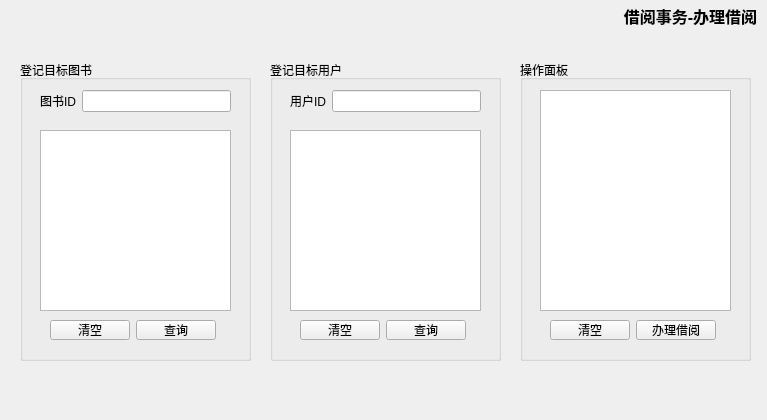
<?xml version="1.0" encoding="UTF-8"?>
<ui version="4.0">
    <class>LoanAddForm</class>
    <widget class="QWidget" name="LoanAddForm">
        <property name="geometry">
            <rect>
                <x>0</x>
                <y>0</y>
                <width>767</width>
                <height>420</height>
            </rect>
        </property>
        <property name="windowTitle">
            <string>Form</string>
        </property>
        <widget class="QLabel" name="labelTitleHandleBookBorrow">
            <property name="geometry">
                <rect>
                    <x>620</x>
                    <y>0</y>
                    <width>141</width>
                    <height>31</height>
                </rect>
            </property>
            <property name="font">
                <font>
                    <pointsize>12</pointsize>
                    <bold>true</bold>
                </font>
            </property>
            <property name="text">
                <string>借阅事务-办理借阅</string>
            </property>
            <property name="alignment">
                <set>Qt::AlignmentFlag::AlignCenter</set>
            </property>
        </widget>
        <widget class="QGroupBox" name="gBoxBook">
            <property name="geometry">
                <rect>
                    <x>20</x>
                    <y>60</y>
                    <width>231</width>
                    <height>301</height>
                </rect>
            </property>
            <property name="title">
                <string>登记目标图书</string>
            </property>
            <widget class="QWidget" name="fLWidget">
                <property name="geometry">
                    <rect>
                        <x>20</x>
                        <y>30</y>
                        <width>191</width>
                        <height>31</height>
                    </rect>
                </property>
                <layout class="QFormLayout" name="fL">
                    <item row="0" column="0">
                        <widget class="QLabel" name="labelBookId">
                            <property name="text">
                                <string>图书ID</string>
                            </property>
                        </widget>
                    </item>
                    <item row="0" column="1">
                        <widget class="QLineEdit" name="editBookId"/>
                    </item>
                </layout>
            </widget>
            <widget class="QWidget" name="lWidget1">
                <property name="geometry">
                    <rect>
                        <x>30</x>
                        <y>260</y>
                        <width>166</width>
                        <height>20</height>
                    </rect>
                </property>
                <layout class="QHBoxLayout" name="hL">
                    <item>
                        <widget class="QPushButton" name="pBtnClearBook">
                            <property name="text">
                                <string>清空</string>
                            </property>
                        </widget>
                    </item>
                    <item>
                        <widget class="QPushButton" name="pBtnQueryBook">
                            <property name="text">
                                <string>查询</string>
                            </property>
                        </widget>
                    </item>
                </layout>
            </widget>
            <widget class="QTextEdit" name="msgDisplayBook">
                <property name="geometry">
                    <rect>
                        <x>20</x>
                        <y>70</y>
                        <width>191</width>
                        <height>181</height>
                    </rect>
                </property>
            </widget>
        </widget>
        <widget class="QGroupBox" name="gBoxUser">
            <property name="geometry">
                <rect>
                    <x>270</x>
                    <y>60</y>
                    <width>231</width>
                    <height>301</height>
                </rect>
            </property>
            <property name="title">
                <string>登记目标用户</string>
            </property>
            <widget class="QWidget" name="fLWidget_2">
                <property name="geometry">
                    <rect>
                        <x>20</x>
                        <y>30</y>
                        <width>191</width>
                        <height>31</height>
                    </rect>
                </property>
                <layout class="QFormLayout" name="fL_2">
                    <item row="0" column="0">
                        <widget class="QLabel" name="labelUserID">
                            <property name="text">
                                <string>用户ID</string>
                            </property>
                        </widget>
                    </item>
                    <item row="0" column="1">
                        <widget class="QLineEdit" name="editUserId"/>
                    </item>
                </layout>
            </widget>
            <widget class="QWidget" name="lWidget2">
                <property name="geometry">
                    <rect>
                        <x>30</x>
                        <y>260</y>
                        <width>166</width>
                        <height>20</height>
                    </rect>
                </property>
                <layout class="QHBoxLayout" name="hL_2">
                    <item>
                        <widget class="QPushButton" name="pBtnClearUser">
                            <property name="text">
                                <string>清空</string>
                            </property>
                        </widget>
                    </item>
                    <item>
                        <widget class="QPushButton" name="pBtnQueryUser">
                            <property name="text">
                                <string>查询</string>
                            </property>
                        </widget>
                    </item>
                </layout>
            </widget>
            <widget class="QTextEdit" name="msgDisplayUser">
                <property name="geometry">
                    <rect>
                        <x>20</x>
                        <y>70</y>
                        <width>191</width>
                        <height>181</height>
                    </rect>
                </property>
            </widget>
        </widget>
        <widget class="QGroupBox" name="gBoxLoan">
            <property name="geometry">
                <rect>
                    <x>520</x>
                    <y>60</y>
                    <width>231</width>
                    <height>301</height>
                </rect>
            </property>
            <property name="title">
                <string>操作面板</string>
            </property>
            <widget class="QTextEdit" name="msgDisplayLoan">
                <property name="geometry">
                    <rect>
                        <x>20</x>
                        <y>30</y>
                        <width>191</width>
                        <height>221</height>
                    </rect>
                </property>
            </widget>
            <widget class="QWidget" name="lWidget3">
                <property name="geometry">
                    <rect>
                        <x>30</x>
                        <y>260</y>
                        <width>166</width>
                        <height>20</height>
                    </rect>
                </property>
                <layout class="QHBoxLayout" name="hL_3">
                    <item>
                        <widget class="QPushButton" name="pBtnClearLoan">
                            <property name="text">
                                <string>清空</string>
                            </property>
                        </widget>
                    </item>
                    <item>
                        <widget class="QPushButton" name="pBtnHandleLoan">
                            <property name="text">
                                <string>办理借阅</string>
                            </property>
                        </widget>
                    </item>
                </layout>
            </widget>
        </widget>
    </widget>
    <resources/>
    <connections/>
</ui>
